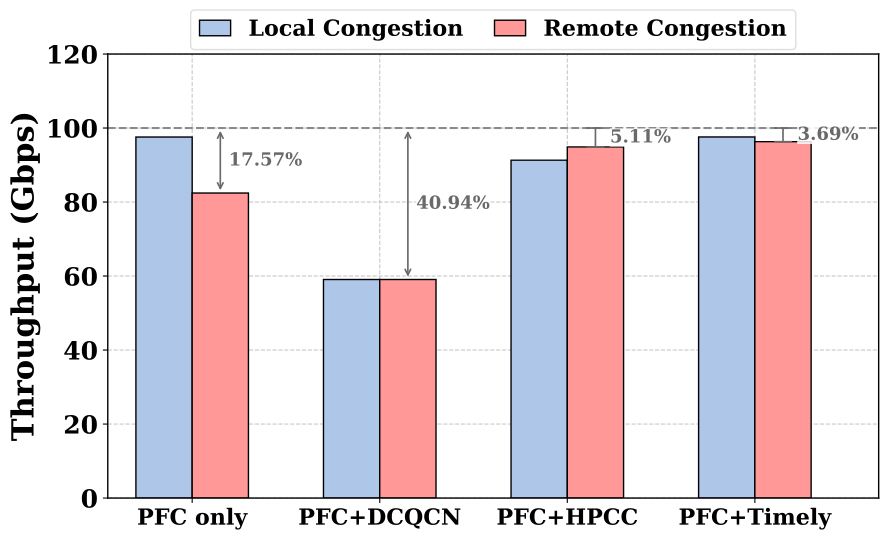

Write the Python code that produced this figure.
#!/usr/bin/env python3

from matplotlib import pyplot as plt
from matplotlib.ticker import FuncFormatter

from plot_style import (
    AXIS_LABEL_FONT,
    BAR_WIDTH,
    FIGSIZE,
    add_legend,
    annotate_remote_gap,
    draw_grouped_bars,
    save_figure,
    style_category_axis,
)

filename = "large_bw"

# Order: PFC only, PFC+DCQCN, PFC+HPCC, PFC+Timely.
source_values = [97.573291, 59.065244, 91.307196, 97.591715]
remote_values = [82.431447, 59.060841, 94.890305, 96.314191]


def main():
    fig, ax = plt.subplots(figsize=FIGSIZE)
    handles = draw_grouped_bars(ax, source_values, remote_values)

    annotate_remote_gap(ax, remote_values)
    ax.set_ylabel("Throughput (Gbps)", fontproperties=AXIS_LABEL_FONT)
    ax.set_ylim(0, 120)
    ax.yaxis.set_major_formatter(FuncFormatter(lambda y, _: f"{y:.0f}"))

    style_category_axis(ax, right_padding=BAR_WIDTH * 2.7)
    add_legend(ax, handles)
    save_figure(fig, filename)


if __name__ == "__main__":
    main()
